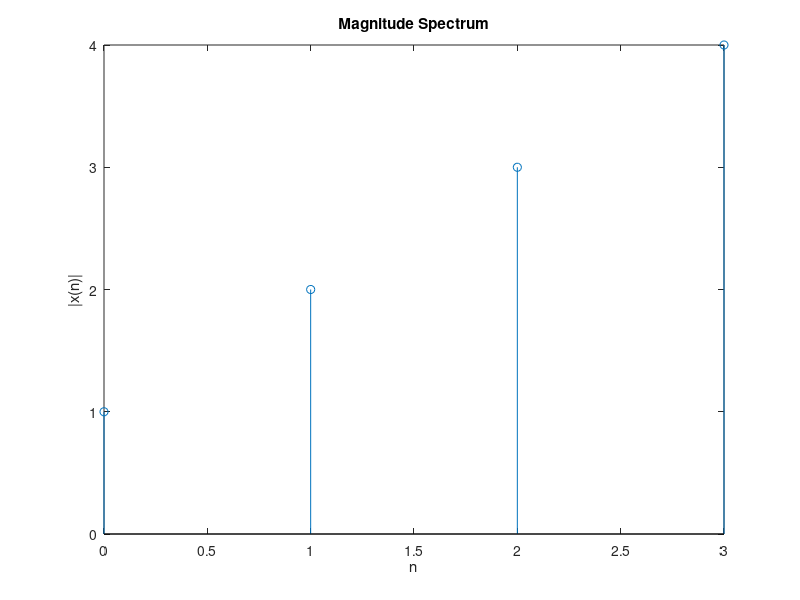

MATLAB code to generate this figure:
X = [10 -2+2i -2 -2-2i];
N = 4;
x=zeros(1, N);
for n=1:N
    for k = 1:N
       x(n) = x(n) + X(k) * exp(i*2*(pi/N)* (n-1) * (k-1));
    end
end

x = x / N;
disp('x(n)=');
disp(x);
n=0:1:N-1;


figure('Name','YS','NumberTitle','off');
stem(n,abs(x));
title('Magnitude Spectrum');
xlabel('n');
ylabel('|x(n)|');
